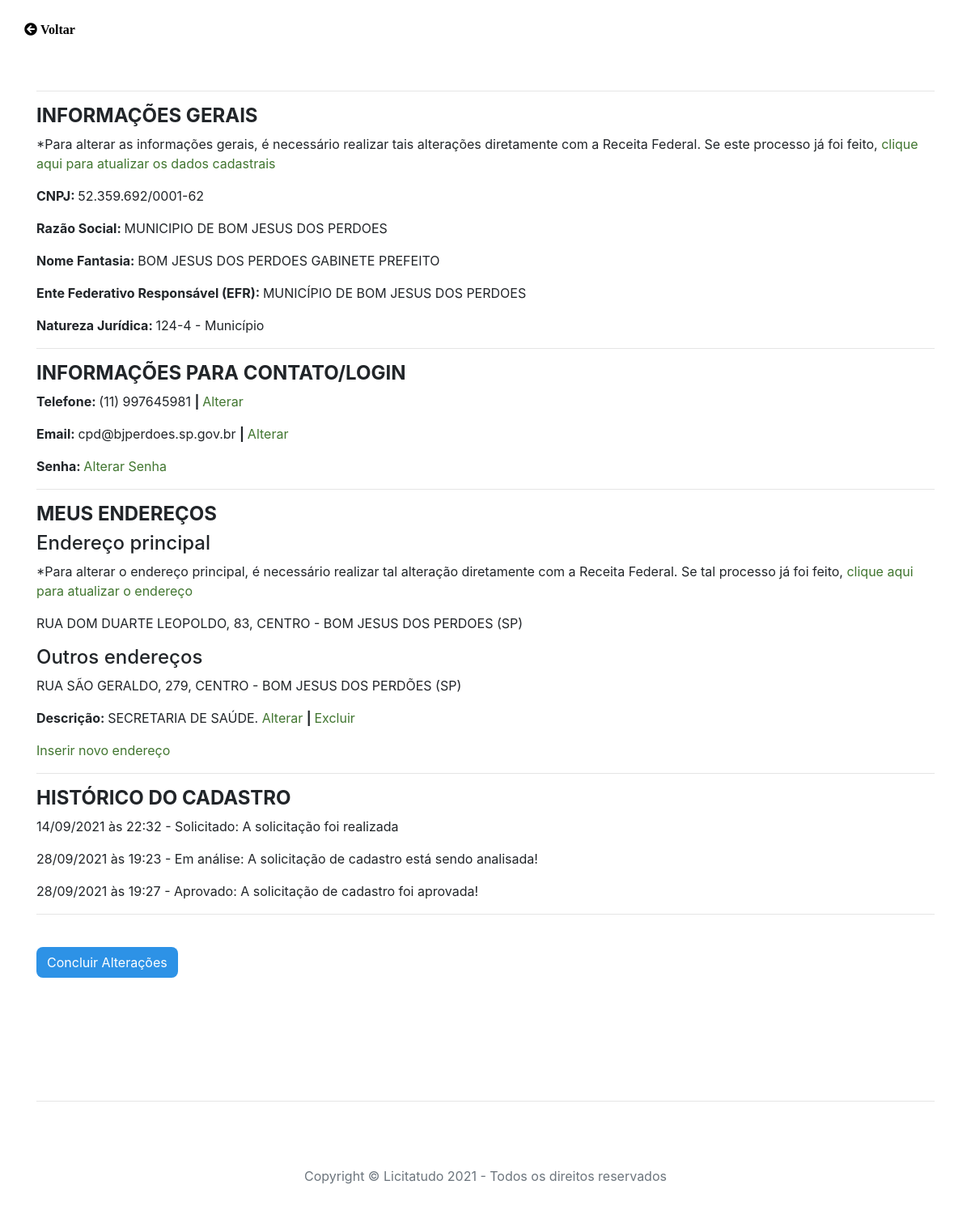
The app's page /src/Cadastro/Publico/Alteracoes/index.php (signed in) with its own data.
### tables this page shows
CREATE TABLE IF NOT EXISTS `instituicao_publica` (
  `cnpj` char(14) NOT NULL,
  `razao_social` varchar(150) DEFAULT NULL,
  `nome_fantasia` varchar(150) DEFAULT NULL,
  `efr` varchar(50) DEFAULT NULL,
  `email` varchar(40) DEFAULT NULL,
  `natureza` varchar(80) DEFAULT NULL,
  `telefone` varchar(30) DEFAULT NULL,
  `status_cadastro` int(11) DEFAULT NULL,
  PRIMARY KEY (`cnpj`),
  KEY `FK_instituicao_publica-status-cadastro` (`status_cadastro`),
  CONSTRAINT `FK_instituicao_publica-status-cadastro` FOREIGN KEY (`status_cadastro`) REFERENCES `status_cadastro` (`cod`)
);

CREATE TABLE IF NOT EXISTS `endereco_instituicao_publica` (
  `cod` int(11) NOT NULL AUTO_INCREMENT,
  `logradouro` varchar(100) DEFAULT NULL,
  `numero` varchar(10) DEFAULT NULL,
  `bairro` varchar(80) DEFAULT NULL,
  `cep` char(8) DEFAULT NULL,
  `cidade` varchar(50) DEFAULT NULL,
  `uf` char(2) DEFAULT NULL,
  `cnpj` char(14) DEFAULT NULL,
  `descricao` varchar(50) DEFAULT NULL,
  PRIMARY KEY (`cod`),
  KEY `FK_endereco_instituicao_publica-instituicao_publica` (`cnpj`),
  CONSTRAINT `FK_endereco_instituicao_publica-instituicao_publica` FOREIGN KEY (`cnpj`) REFERENCES `instituicao_publica` (`cnpj`)
);

CREATE TABLE IF NOT EXISTS `status_cadastro_hist` (
  `cod` int(11) NOT NULL AUTO_INCREMENT,
  `cnpj` char(14) DEFAULT NULL,
  `status` int(11) DEFAULT NULL,
  `data` datetime DEFAULT NULL,
  PRIMARY KEY (`cod`),
  KEY `FK_status_cadastro_hist-instituicao_publica` (`cnpj`),
  KEY `FK_status_cadastro_hist-status_cadastro` (`status`),
  CONSTRAINT `FK_status_cadastro_hist-instituicao_publica` FOREIGN KEY (`cnpj`) REFERENCES `instituicao_publica` (`cnpj`) ON DELETE NO ACTION ON UPDATE NO ACTION,
  CONSTRAINT `FK_status_cadastro_hist-status_cadastro` FOREIGN KEY (`status`) REFERENCES `status_cadastro` (`cod`) ON DELETE NO ACTION ON UPDATE NO ACTION
);

CREATE TABLE IF NOT EXISTS `status_cadastro` (
  `cod` int(11) NOT NULL AUTO_INCREMENT,
  `status` varchar(15) DEFAULT NULL,
  `descricao` varchar(50) DEFAULT NULL,
  PRIMARY KEY (`cod`)
);

### src/scripts/utils/converterPontuacaoCNPJ.php (called while the page is built)
<?php
function converterCNPJ($myCNPJ)
{
    $parte1 = substr($myCNPJ, 0, 2);
    $parte2 = substr($myCNPJ, 2, 3);
    $parte3 = substr($myCNPJ, 5, 3);
    $parte4 = substr($myCNPJ, 8, 4);
    $parte5 = substr($myCNPJ, 12, 4);
    $convertido = $parte1 . "." . $parte2 . "." . $parte3 . "/" . $parte4 . "-" . $parte5;
    return $convertido;
}

### src/Cadastro/Publico/Alteracoes/index.php (the view, shortened to what this page needs)
<?php
    include_once "../../../scripts/validaLogin.php";
    $connection  = require "../../../scripts/connectionClass.php";
    require_once '../../../scripts/utils/converterPontuacaoCNPJ.php';
    $myCnpj = $_SESSION['cnpj'];
    $sqlDadosCadastro = "select * from instituicao_publica where cnpj = $myCnpj";
    $sqlCadHist = "SELECT status_cadastro_hist.data, status_cadastro.descricao, status_cadastro.status
    FROM status_cadastro_hist INNER JOIN status_cadastro ON status_cadastro_hist.status = status_cadastro.cod
    WHERE cnpj = $myCnpj ORDER BY status_cadastro_hist.data ASC ";
    $sql = "SELECT COUNT(cod) FROM endereco_instituicao_publica WHERE cnpj = " . $myCnpj . "";
foreach ($connection->query($sql) as $key => $value) {
    $nroEnderecos = $value["COUNT(cod)"];
}
    $sql = "select * from endereco_instituicao_publica where cnpj = '" . $myCnpj . "' order by cod ASC limit 1";
    $enderecoPrincipal = $connection->query($sql);
?>
<!DOCTYPE html>
<html lang="pt-br">
    <head>
        <link rel="stylesheet" href="https://stackpath.bootstrapcdn.com/bootstrap/4.4.1/css/bootstrap.min.css">
        <link rel="stylesheet" href="../../../scripts/utils/style.css">
        <link  rel="stylesheet" href="../../../scripts/utils/fontawesome/css/all.css">
        <link rel="stylesheet" href="../../../scripts/utils/default.css">
    </head>
    <body>
        <a class="home" href="#" onclick="goBack()">
            <i class="fa fa-arrow-circle-left"> Voltar</i>
        </a>
        <div class="container" id="container-corpoindex">
            <hr><H4><b>INFORMAÇÕES GERAIS</b></H4>
                <p>*Para alterar as informações gerais, é necessário realizar tais alterações diretamente com a Receita Federal. Se este processo já foi feito,
                <a href="DadosCadastrais/atualizarDadosCadastrais.php">clique aqui para atualizar os dados cadastrais</a></p>
                    <?php
                    foreach ($connection->query($sqlDadosCadastro) as $key => $value) {
                        echo '<p><b>CNPJ: </b>' .  converterCNPJ($value['cnpj']) . '</p>';
                        echo '<p><b>Razão Social: </b>' . $value['razao_social'] . '</p>';
                        echo '<p><b>Nome Fantasia: </b>' . $value['nome_fantasia'] . '</p>';
                        echo '<p><b>Ente Federativo Responsável (EFR): </b>' . $value['efr'] . '</p>';
                        echo '<p><b>Natureza Jurídica: </b>' . $value['natureza'] . '</p>';
                        $telefone = $value['telefone'];
                        $email = $value['email'];
                    }
                    ?>
            <hr><H4><b>INFORMAÇÕES PARA CONTATO/LOGIN</b></H4>
                    <?php
                        echo '<p><b>Telefone: </b>' . $telefone . ' <a><b> | </b></a><a href="Telefone/alterarTelefone.php">Alterar</a></p>';
                        echo '<p><b>Email: </b>' . $email . ' <a><b> | </b></a><a href="Login/alterarLogin.php">Alterar</a></p>';
                    ?>
                <p><b>Senha: </b><a href="Login/alterarSenha.php">Alterar Senha</a></p>
            <hr><H4><b>MEUS ENDEREÇOS</b></H4>
            <h4>Endereço principal</h4>
                <p>*Para alterar o endereço principal, é necessário realizar tal alteração diretamente com a Receita Federal. Se tal processo já foi feito,
                <a href="Endereco/atualizarEnderecoPrincipal.php">clique aqui para atualizar o endereço</a></p>
                    <?php
                    foreach ($enderecoPrincipal as $key => $value) {
                        echo "<p>" . $value['logradouro'] . ", " . $value['numero'] . ", " . $value['bairro'] . " - " .  $value['cidade'] . " (" . $value['uf'] . ") </p>";
                    }
                    ?>
            <h4>Outros endereços</h4>
                    <?php
                    if ($nroEnderecos == 1) {
                        echo "<p>Não há outros endereços!</p>";
                    } else {
                        $limit = $nroEnderecos - 1;
                        $sql = "select * from endereco_instituicao_publica where cnpj = '" . $myCnpj . "' order by cod DESC LIMIT $limit";
                        foreach ($connection->query($sql) as $key => $value) {
                            echo "<p>" . $value['logradouro'] . ", " . $value['numero'] . ", " . $value['bairro'] . " - " .  $value['cidade'] . " (" . $value['uf'] . ") </p>";
                            echo "<p><b>Descrição: </b>" . $value['descricao'] . ". <a href='Endereco/alterarEndereco.php?cod=" . $value["cod"] . "'> Alterar </a>
                            <a><b> | </b></a><a href='Endereco/excluirEndereco.php?cod=" . $value["cod"] . "'> Excluir </a></p>";
                        }
                    }
                    ?>
                <a href="Endereco/inserirEndereco.php">Inserir novo endereço</a>
            <hr><H4><b>HISTÓRICO DO CADASTRO</b></H4>
                    <?php
                    foreach ($connection->query($sqlCadHist) as $key => $value) {
                        $dataStatusRaw = strtotime($value['data']);
                        $dataStatus = strftime('%d/%m/%Y', $dataStatusRaw);
                        $horaStatus = strftime('%H:%M', $dataStatusRaw);
                        echo '<p>' . $dataStatus . ' às ' . $horaStatus . ' - ' . $value['status'] . ': ' . $value['descricao'] . '</p>';
                    }
                    ?>
            <hr></br>
                <button class="btn btn-md buttoncad" onclick="goBack()">Concluir Alterações</button></br></br></br></br>
            <hr class="featurette-divider">
            <footer>
                <div class="container centro col-md-12">
                    <p class="text-muted">Copyright &copy; Licitatudo 2021 - Todos os direitos reservados</p>
                </div>
            </footer>
        </div>
    </body>
</html>

### src/scripts/utils/style.css (style rules this page uses)
body { height: 100%; padding-bottom: 3rem; }
#container-corpoindex { margin-top: 4rem; }
.buttoncad { background-color: #2d92e6; color:white; border-radius: 8px; }
.centro { text-align: center; justify-content: center; align-items: center; }
.home { margin-left: 30px; color:black; }
.featurette-divider { margin: 5rem 0; }

### src/scripts/utils/default.css (style rules this page uses)
a { color: #417630; }

### records on screen
instituicao_publica: cnpj "52.359.692/0001-62", razao_social "MUNICIPIO DE BOM JESUS DOS PERDOES", nome_fantasia "BOM JESUS DOS PERDOES GABINETE PREFEITO", efr "MUNICÍPIO DE BOM JESUS DOS PERDOES", natureza "124-4 - Município", telefone "(11) 997645981", email "cpd@bjperdoes.sp.gov.br"
endereco_instituicao_publica: logradouro "RUA DOM DUARTE LEOPOLDO", numero "83", bairro "CENTRO", cidade "BOM JESUS DOS PERDOES", uf "SP"
endereco_instituicao_publica: logradouro "RUA SÃO GERALDO", numero "279", bairro "CENTRO", cidade "BOM JESUS DOS PERDÕES", uf "SP", descricao "SECRETARIA DE SAÚDE"
status_cadastro_hist: data "14/09/2021", data "22:32", status.status "Solicitado", status.descricao "A solicitação foi realizada"
status_cadastro_hist: data "28/09/2021", data "19:23", status.status "Em análise", status.descricao "A solicitação de cadastro está sendo analisada!"
status_cadastro_hist: data "28/09/2021", data "19:27", status.status "Aprovado", status.descricao "A solicitação de cadastro foi aprovada!"
